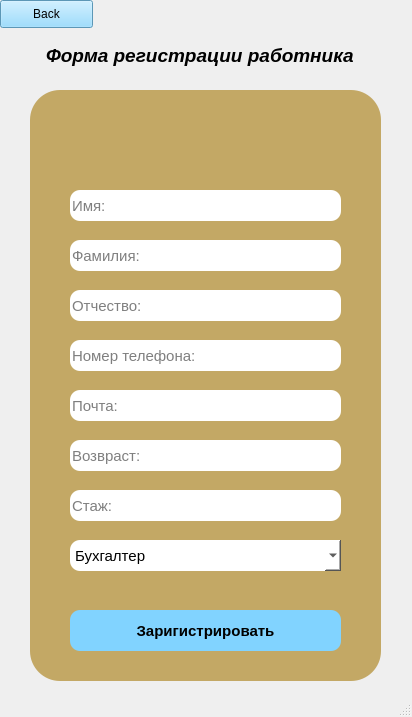
<?xml version="1.0" encoding="UTF-8"?>
<ui version="4.0">
 <class>MainWindow</class>
 <widget class="QMainWindow" name="MainWindow">
  <property name="geometry">
   <rect>
    <x>0</x>
    <y>0</y>
    <width>412</width>
    <height>717</height>
   </rect>
  </property>
  <property name="windowTitle">
   <string>MainWindow</string>
  </property>
  <property name="styleSheet">
   <string notr="true">/*background-color: rgb(0, 255, 255);</string>
  </property>
  <widget class="QWidget" name="centralwidget">
   <widget class="QPushButton" name="pushButton">
    <property name="geometry">
     <rect>
      <x>0</x>
      <y>0</y>
      <width>93</width>
      <height>28</height>
     </rect>
    </property>
    <property name="styleSheet">
     <string notr="true">background-color: rgb(129, 211, 255);</string>
    </property>
    <property name="text">
     <string>Back</string>
    </property>
   </widget>
   <widget class="QFrame" name="frame">
    <property name="geometry">
     <rect>
      <x>30</x>
      <y>90</y>
      <width>351</width>
      <height>591</height>
     </rect>
    </property>
    <property name="font">
     <font>
      <italic>true</italic>
     </font>
    </property>
    <property name="styleSheet">
     <string notr="true">border-radius: 30px;
background-color: qlineargradient(spread:pad, x1:0.463, y1:0.0108696, x2:0.482852, y2:1, stop:1 rgba(195, 168, 101, 255));</string>
    </property>
    <property name="frameShape">
     <enum>QFrame::StyledPanel</enum>
    </property>
    <property name="frameShadow">
     <enum>QFrame::Raised</enum>
    </property>
    <widget class="QPushButton" name="pushButton_2">
     <property name="geometry">
      <rect>
       <x>40</x>
       <y>520</y>
       <width>271</width>
       <height>41</height>
      </rect>
     </property>
     <property name="font">
      <font>
       <family>Arial</family>
       <pointsize>11</pointsize>
       <weight>75</weight>
       <bold>true</bold>
      </font>
     </property>
     <property name="styleSheet">
      <string notr="true">background-color: rgb(129, 211, 255);
border-radius: 10px</string>
     </property>
     <property name="text">
      <string>Заригистрировать</string>
     </property>
    </widget>
    <widget class="QComboBox" name="comboBox">
     <property name="geometry">
      <rect>
       <x>40</x>
       <y>450</y>
       <width>271</width>
       <height>31</height>
      </rect>
     </property>
     <property name="font">
      <font>
       <family>Arial</family>
       <pointsize>11</pointsize>
      </font>
     </property>
     <property name="styleSheet">
      <string notr="true">background-color: rgb(255, 255, 255);
border-radius: 10px;</string>
     </property>
     <item>
      <property name="text">
       <string>Бухгалтер</string>
      </property>
     </item>
     <item>
      <property name="text">
       <string>Водитель</string>
      </property>
     </item>
    </widget>
    <widget class="QLineEdit" name="lineEdit">
     <property name="geometry">
      <rect>
       <x>40</x>
       <y>100</y>
       <width>271</width>
       <height>31</height>
      </rect>
     </property>
     <property name="font">
      <font>
       <family>Arial</family>
       <pointsize>11</pointsize>
      </font>
     </property>
     <property name="whatsThis">
      <string>&lt;html&gt;&lt;head/&gt;&lt;body&gt;&lt;p align=&quot;center&quot;&gt;&lt;br/&gt;&lt;/p&gt;&lt;/body&gt;&lt;/html&gt;</string>
     </property>
     <property name="styleSheet">
      <string notr="true">border-radius: 10px;
background-color: rgb(255, 255, 255);</string>
     </property>
     <property name="placeholderText">
      <string>Имя:</string>
     </property>
     <property name="cursorMoveStyle">
      <enum>Qt::LogicalMoveStyle</enum>
     </property>
     <property name="clearButtonEnabled">
      <bool>false</bool>
     </property>
    </widget>
    <widget class="QLineEdit" name="lineEdit_2">
     <property name="geometry">
      <rect>
       <x>40</x>
       <y>150</y>
       <width>271</width>
       <height>31</height>
      </rect>
     </property>
     <property name="font">
      <font>
       <family>Arial</family>
       <pointsize>11</pointsize>
      </font>
     </property>
     <property name="styleSheet">
      <string notr="true">border-radius: 10px;
background-color: rgb(255, 255, 255);</string>
     </property>
     <property name="placeholderText">
      <string>Фамилия:</string>
     </property>
    </widget>
    <widget class="QLineEdit" name="lineEdit_3">
     <property name="geometry">
      <rect>
       <x>40</x>
       <y>200</y>
       <width>271</width>
       <height>31</height>
      </rect>
     </property>
     <property name="font">
      <font>
       <family>Arial</family>
       <pointsize>11</pointsize>
      </font>
     </property>
     <property name="styleSheet">
      <string notr="true">border-radius: 10px;
background-color: rgb(255, 255, 255);</string>
     </property>
     <property name="text">
      <string/>
     </property>
     <property name="placeholderText">
      <string>Отчество:</string>
     </property>
    </widget>
    <widget class="QLineEdit" name="lineEdit_4">
     <property name="geometry">
      <rect>
       <x>40</x>
       <y>250</y>
       <width>271</width>
       <height>31</height>
      </rect>
     </property>
     <property name="font">
      <font>
       <family>Arial</family>
       <pointsize>11</pointsize>
      </font>
     </property>
     <property name="styleSheet">
      <string notr="true">border-radius: 10px;
background-color: rgb(255, 255, 255);</string>
     </property>
     <property name="placeholderText">
      <string>Номер телефона:</string>
     </property>
    </widget>
    <widget class="QLineEdit" name="lineEdit_5">
     <property name="geometry">
      <rect>
       <x>40</x>
       <y>300</y>
       <width>271</width>
       <height>31</height>
      </rect>
     </property>
     <property name="font">
      <font>
       <family>Arial</family>
       <pointsize>11</pointsize>
      </font>
     </property>
     <property name="styleSheet">
      <string notr="true">border-radius: 10px;
background-color: rgb(255, 255, 255);</string>
     </property>
     <property name="placeholderText">
      <string>Почта:</string>
     </property>
    </widget>
    <widget class="QLineEdit" name="lineEdit_6">
     <property name="geometry">
      <rect>
       <x>40</x>
       <y>350</y>
       <width>271</width>
       <height>31</height>
      </rect>
     </property>
     <property name="font">
      <font>
       <family>Arial</family>
       <pointsize>11</pointsize>
      </font>
     </property>
     <property name="styleSheet">
      <string notr="true">border-radius: 10px;
background-color: rgb(255, 255, 255);</string>
     </property>
     <property name="placeholderText">
      <string>Возвраст:</string>
     </property>
    </widget>
    <widget class="QLineEdit" name="lineEdit_7">
     <property name="geometry">
      <rect>
       <x>40</x>
       <y>400</y>
       <width>271</width>
       <height>31</height>
      </rect>
     </property>
     <property name="font">
      <font>
       <family>Arial</family>
       <pointsize>11</pointsize>
      </font>
     </property>
     <property name="styleSheet">
      <string notr="true">border-radius: 10px;
background-color: rgb(255, 255, 255);</string>
     </property>
     <property name="placeholderText">
      <string>Стаж:</string>
     </property>
    </widget>
    <widget class="QLabel" name="label_2">
     <property name="geometry">
      <rect>
       <x>140</x>
       <y>20</y>
       <width>71</width>
       <height>61</height>
      </rect>
     </property>
     <property name="text">
      <string/>
     </property>
     <property name="pixmap">
      <pixmap>../TransportCompany/Resources/Logo.png</pixmap>
     </property>
    </widget>
   </widget>
   <widget class="QLabel" name="label">
    <property name="geometry">
     <rect>
      <x>46</x>
      <y>45</y>
      <width>331</width>
      <height>21</height>
     </rect>
    </property>
    <property name="font">
     <font>
      <family>Arial</family>
      <pointsize>14</pointsize>
      <weight>75</weight>
      <italic>true</italic>
      <bold>true</bold>
     </font>
    </property>
    <property name="text">
     <string>Форма регистрации работника</string>
    </property>
   </widget>
  </widget>
  <widget class="QMenuBar" name="menubar">
   <property name="geometry">
    <rect>
     <x>0</x>
     <y>0</y>
     <width>412</width>
     <height>26</height>
    </rect>
   </property>
  </widget>
  <widget class="QStatusBar" name="statusbar"/>
 </widget>
 <resources/>
 <connections/>
</ui>
